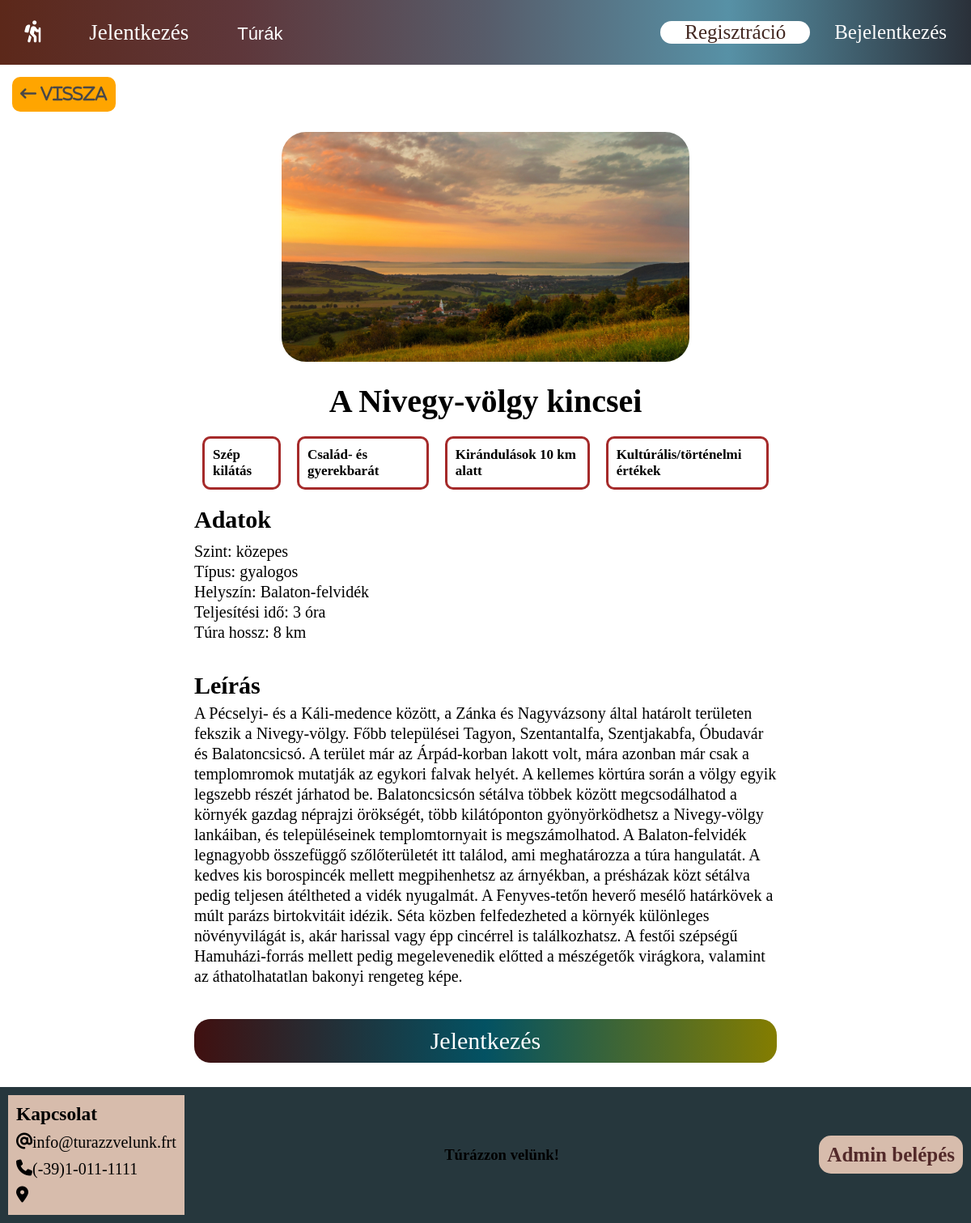
/tourInfo.php?id=66, run on the app's committed database.
### tables this page shows
CREATE TABLE IF NOT EXISTS `tura_kepek` (
  `id` int(11) NOT NULL AUTO_INCREMENT,
  `kep_nev` varchar(255) NOT NULL,
  `kep_cim` varchar(255) NOT NULL,
  PRIMARY KEY (`id`)
);

CREATE TABLE IF NOT EXISTS `turak` (
  `id` int(11) NOT NULL AUTO_INCREMENT,
  `nev` varchar(255) NOT NULL,
  `teljesitesi_ido` int(11) NOT NULL,
  `tura_hossz` int(11) NOT NULL,
  `tura_helyszinek_id` int(11) NOT NULL,
  `tura_kepek_id` int(11) NOT NULL,
  `tura_szintek_id` int(11) NOT NULL,
  `tura_tipusok_id` int(11) NOT NULL,
  `tura_leirasok_id` int(11) NOT NULL,
  PRIMARY KEY (`id`,`tura_kepek_id`,`tura_szintek_id`,`tura_tipusok_id`),
  KEY `fk_turak_tura_helyszinek_idx` (`tura_helyszinek_id`),
  KEY `fk_turak_tura_kepek1_idx` (`tura_kepek_id`),
  KEY `fk_turak_tura_szintek1_idx` (`tura_szintek_id`),
  KEY `fk_turak_tura_tipusok1_idx` (`tura_tipusok_id`),
  KEY `fk_turak_tura_leirasok1_idx` (`tura_leirasok_id`),
  CONSTRAINT `FK_turak_tura.tura_kepek` FOREIGN KEY (`tura_kepek_id`) REFERENCES `tura_kepek` (`id`) ON DELETE CASCADE ON UPDATE CASCADE,
  CONSTRAINT `fk_turak_tura_helyszinek` FOREIGN KEY (`tura_helyszinek_id`) REFERENCES `tura_helyszinek` (`id`) ON DELETE NO ACTION ON UPDATE NO ACTION,
  CONSTRAINT `fk_turak_tura_leirasok1` FOREIGN KEY (`tura_leirasok_id`) REFERENCES `tura_leirasok` (`id`) ON DELETE CASCADE ON UPDATE CASCADE,
  CONSTRAINT `fk_turak_tura_szintek1` FOREIGN KEY (`tura_szintek_id`) REFERENCES `tura_szintek` (`id`) ON DELETE NO ACTION ON UPDATE NO ACTION,
  CONSTRAINT `fk_turak_tura_tipusok1` FOREIGN KEY (`tura_tipusok_id`) REFERENCES `tura_tipusok` (`id`) ON DELETE NO ACTION ON UPDATE NO ACTION
);

CREATE TABLE IF NOT EXISTS `tura_szintek` (
  `id` int(11) NOT NULL AUTO_INCREMENT,
  `tura_szintek` varchar(45) NOT NULL,
  PRIMARY KEY (`id`)
);

CREATE TABLE IF NOT EXISTS `tura_tipusok` (
  `id` int(11) NOT NULL AUTO_INCREMENT,
  `tura_tipus` varchar(45) NOT NULL,
  PRIMARY KEY (`id`)
);

CREATE TABLE IF NOT EXISTS `tura_helyszinek` (
  `id` int(11) NOT NULL AUTO_INCREMENT,
  `lokacio` varchar(255) NOT NULL,
  PRIMARY KEY (`id`)
);

CREATE TABLE IF NOT EXISTS `tura_leirasok` (
  `id` int(11) NOT NULL AUTO_INCREMENT,
  `leiras` text NOT NULL,
  PRIMARY KEY (`id`)
);

### classes/tourInfo.classes.php (called while the page is built, shortened)
<?php
class TourInfo extends DB
{
    public function selectName($id)
    {
        $sql = "SELECT nev FROM turak WHERE id = $id";
        $stmt = $this->prepareOne($sql, "", []);
        $stmt->execute();
        if ($stmt->error !== "") {
            return $stmt->error;
        } else {
            $stmt->bind_result($name);
            while ($stmt->fetch()) {
                $result= $name;
            }
            return $result;
        }
    }
    public function selectDescr($id)
    {
        $sql = "SELECT tura_leirasok.leiras
        FROM turak
        LEFT JOIN tura_leirasok ON turak.tura_leirasok_id = tura_leirasok.id
        WHERE turak.id = $id";
        $stmt = $this->prepareOne($sql, "", []);
        $stmt->execute();
        if ($stmt->error !== "") {
            return $stmt->error;
        } else {
            $stmt->bind_result($descr);
            while ($stmt->fetch()) {
                $result= $descr;
            }
            return $result;
        }
    }
    public function selectImg($id)
    {
        $sql = "SELECT tura_kepek.kep_nev, tura_kepek.kep_cim
        FROM turak
        LEFT JOIN tura_kepek ON turak.tura_kepek_id = tura_kepek.id
        where turak.id = $id";
        $stmt = $this->prepare($sql, "", []);
        $stmt->execute();
        if ($stmt->error !== "") {
            return $stmt->error;
        } else {
            $stmt->bind_result($name, $title);
            while ($stmt->fetch()) {
                $result= [$name, $title];
            }
            return $result;
        }
    }
    public function selectLabel($id)
    {
        $sql = "SELECT tura_cimkek.cimke_nev
        FROM turak
        left JOIN cimke_has_leiras ON turak.tura_leirasok_id = cimke_has_leiras.tura_leirasok_id
        LEFT JOIN tura_cimkek ON cimke_has_leiras.cimkek_id = tura_cimkek.id
        WHERE turak.id = $id";
        $stmt = $this->prepare($sql, "", []);
        $stmt->execute();
        if ($stmt->error !== "") {
            return $stmt->error;
        } else {
            $stmt->bind_result($label);
            while ($stmt->fetch()) {
                $result[]= $label;
            }
            return $result;
        }
    }
    public function selectLocation($id)
    {
        $sql = "SELECT tura_helyszinek.lokacio FROM turak
        LEFT JOIN tura_helyszinek ON turak.tura_helyszinek_id = tura_helyszinek.id
        WHERE turak.id = $id";
        $stmt = $this->prepareOne($sql, "", []);
        $stmt->execute();
        if ($stmt->error !== "") {
            return $stmt->error;
        } else {
            $stmt->bind_result($location);
            while ($stmt->fetch()) {
                $result= $location;
            }
            return $result;
        }
    }
    public function selectTimeLength($id)
    {
        $sql = "SELECT turak.teljesitesi_ido, turak.tura_hossz
        FROM turak
        WHERE turak.id = $id";
        $stmt = $this->prepare($sql, "", []);
        $stmt->execute();
        if ($stmt->error !== "") {
            return $stmt->error;
        } else {
            $stmt->bind_result($time, $length);
            while ($stmt->fetch()) {
                $result= ['ido'=>$time, 'hossz'=>$length];
            }
            return $result;
        }
    }
    public function selectLevelType($id)
    {
        $sql = "SELECT tura_szintek.tura_szintek, tura_tipusok.tura_tipus
        FROM turak
        left JOIN tura_szintek ON turak.tura_szintek_id = tura_szintek.id
        LEFT JOIN tura_tipusok ON turak.tura_tipusok_id = tura_tipusok.id
        WHERE turak.id = $id";
        $stmt = $this->prepare($sql, "", []);
        $stmt->execute();
        if ($stmt->error !== "") {
            return $stmt->error;
        } else {
            $stmt->bind_result($level, $type);
            while ($stmt->fetch()) {
                $result= ['szint'=>$level, 'tipus'=>$type];
            }
            return $result;
        }
    }
}

### sql/DB.php (called while the page is built, shortened)
<?php
class DB {
    protected $mysql;
    public function getConnect()
    {
        if($this->mysql !== NULL) {
            return $this->mysql;
        } else {
            $this->mysql = new mysqli('localhost', 'root','', 'tura');
            return $this->mysql;
        }
    }
    protected function prepare($sql, $types, $data)
    {
        $stmt = $this->mysql->prepare($sql);
        return $stmt;
    }
    protected function prepareOne($sql, $types, $data)
    {
        $stmt = $this->mysql->prepare($sql);
        return $stmt;
    }
}

### includes/tourInfo.inc.php (called while the page is built)
<?php
require_once('sql/DB.php');
require_once('classes/tourInfo.classes.php');
$db = new TourInfo();
if($db->getConnect()) {
    $nev = $db->selectName($_GET['id']);
    $leiras = $db->selectDescr($_GET['id']);
    $kep = $db->selectImg($_GET['id']);
    $lokacio = $db->selectLocation($_GET['id']);
    $cimke = $db->selectLabel($_GET['id']);
    $idohossz = $db->selectTimeLength($_GET['id']);
    $szinttipus = $db->selectLevelType($_GET['id']);
}

### tourInfo.php (the view, shortened to what this page needs)
<?php
require_once('includes/tourInfo.inc.php');
?>
<!DOCTYPE html>
<html lang="hu">
<head>
    <link rel="stylesheet" href="assets/styles.css">
</head>
<body>
<?php
include_once('templates/nav.php');
?>
<div class="back-button">
    <button><a href="tours.php"><i class="fa-solid fa-arrow-left-long"> Vissza</i></a></button>
</div>
<div class="container-turainfo">
    <div class="img-turainfo">
    <img src="img/<?php echo $kep[0]?>" alt="<?php echo $kep[1]?>">
    </div>
    <h1><?php echo $nev; ?></h1>
    <div class="cimke">
        <?php foreach ($cimke as $value): ?>
            <div><?php echo $value; ?></div>
        <?php endforeach ?>
    </div>
    <div class="cont">
        <div class="tourData">
            <h3>Adatok</h3>
            <p>Szint: <?php echo $szinttipus['szint']?></p>
            <p>Típus: <?php echo $szinttipus['tipus']?> </p>
            <p>Helyszín: <?php echo $lokacio ?> </p>
            <p>Teljesítési idő: <?php echo $idohossz['ido']?> óra</p>
            <p>Túra hossz: <?php echo $idohossz['hossz']?> km </p>
        </div>
        <article>
            <h4>Leírás</h4>
            <p><?php echo $leiras ?></p>
        </article>
    </div>
    <div class="link-jelentkezes">
    <a href="apply.php?id=<?php echo $_GET['id']?>" >Jelentkezés</a>
    </div>
</div>
<?php
include_once 'templates/footer.php';
?>

### assets/styles.css (style rules this page uses)
* { margin: 0; padding: 0; box-sizing: border-box; }
body, html { width: 100%; height: 100%; }
div.link-jelentkezes { margin: 30px 0; padding: 10px; border-radius: 20px; cursor: pointer; text-align: center; background-image: linear-gradient(to right, rgb(64, 16, 16), rgb(3, 82, 99), rgb(132, 125, 0) ) ; }
div.link-jelentkezes a { font-size: 30px; text-decoration: none; color: white; }
.back-button { margin: 15px; }
.back-button button { padding: 10px; background-color: orange; border-radius: 10px; font-size: 20px; border: none; }
.back-button button a { color:rgb(72, 72, 72); }
.container-turainfo { margin: 0 auto; width: 60%; }
.img-turainfo img { width: 70%; margin: 25px auto; border-radius: 30px; display: block; }
.container-turainfo h1 { text-align: center; font-size: 40px; }
.container-turainfo .cimke { display: flex; margin: 10px 0; justify-content: center; }
.container-turainfo .cimke div { margin: 10px; border: 3px solid brown; border-radius: 10px; padding: 10px; font-weight: bold; font-size: 17px; }
.cont .tourData h3 { font-size: 30px; margin: 0 0 10px 0; }
.cont .tourData p { font-size: 20px; line-height: 25px; }
.cont article { font-size: 20px; line-height: 25px; margin: 40px 0; }
.cont article h4 { font-size: 30px; margin: 0 0 10px 0; }

### data on the page
tura_kepek: kep_nev (picture)
turak: nev "A Nivegy-völgy kincsei", teljesitesi_ido "3", tura_hossz "8"
tura_szintek: tura_szintek "közepes", tura_tipusok.tura_tipus "gyalogos"
tura_helyszinek: lokacio "Balaton-felvidék"
tura_leirasok: leiras "A Pécselyi- és a Káli-medence között, a Zánka és Nagyvázsony által határolt területen fekszik a Nivegy-völgy. Főbb települései Tagyon, Szentantalfa, Szentjakabfa, Óbudavár és Balatoncsicsó. A terület már az Árpád-korban lakott volt, mára azonban már csak a templomromok mutatják az egykori falvak helyét. A kellemes körtúra során a völgy egyik legszebb részét járhatod be. Balatoncsicsón sétálva többek között megcsodálhatod a környék gazdag néprajzi örökségét, több kilátóponton gyönyörködhetsz a Nivegy-völgy lankáiban, és településeinek templomtornyait is megszámolha­tod. A Balaton-felvidék legnagyobb összefüggő szőlőterületét itt találod, ami meghatározza a túra hangulatát. A kedves kis…"

### other printed values
$value "Szép kilátás"
$value "Család- és gyerekbarát"
$value "Kirándulások 10 km alatt"
$value "Kultúrális/történelmi értékek"
